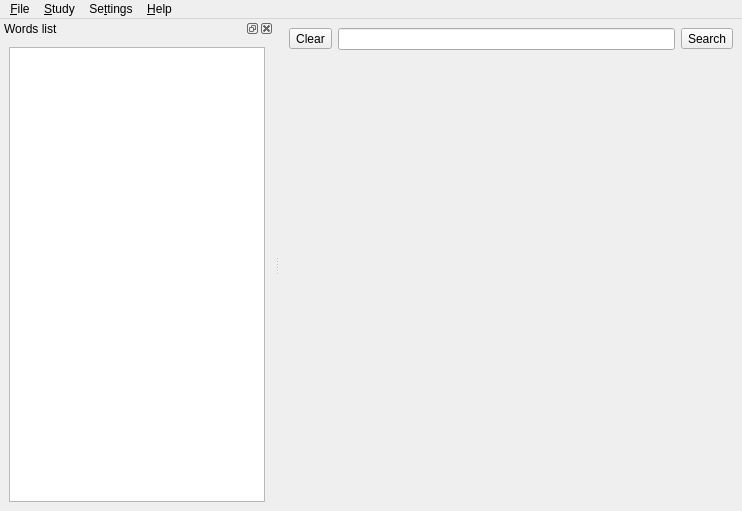
<?xml version="1.0" encoding="UTF-8"?>
<ui version="4.0">
 <class>QStarDict::MainWindow</class>
 <widget class="QMainWindow" name="QStarDict::MainWindow">
  <property name="geometry">
   <rect>
    <x>0</x>
    <y>0</y>
    <width>742</width>
    <height>511</height>
   </rect>
  </property>
  <property name="windowTitle">
   <string>QStarDict</string>
  </property>
  <property name="windowIcon">
   <iconset resource="pixmaps/pixmaps.qrc">
    <normaloff>:/icons/qstardict.png</normaloff>:/icons/qstardict.png</iconset>
  </property>
  <widget class="QWidget" name="centralwidget">
   <layout class="QGridLayout">
    <property name="leftMargin">
     <number>9</number>
    </property>
    <property name="topMargin">
     <number>9</number>
    </property>
    <property name="rightMargin">
     <number>9</number>
    </property>
    <property name="bottomMargin">
     <number>9</number>
    </property>
    <property name="spacing">
     <number>6</number>
    </property>
    <item row="0" column="0">
     <layout class="QHBoxLayout">
      <property name="spacing">
       <number>6</number>
      </property>
      <property name="leftMargin">
       <number>0</number>
      </property>
      <property name="topMargin">
       <number>0</number>
      </property>
      <property name="rightMargin">
       <number>0</number>
      </property>
      <property name="bottomMargin">
       <number>0</number>
      </property>
      <item>
       <widget class="QToolButton" name="searchClearButton">
        <property name="toolTip">
         <string>Clear the search box</string>
        </property>
        <property name="text">
         <string>Clear</string>
        </property>
        <property name="icon">
         <iconset resource="pixmaps/pixmaps.qrc">
          <normaloff>:/icons/clear-right.png</normaloff>:/icons/clear-right.png</iconset>
        </property>
        <property name="toolButtonStyle">
         <enum>Qt::ToolButtonIconOnly</enum>
        </property>
       </widget>
      </item>
      <item>
       <widget class="QLineEdit" name="searchBox"/>
      </item>
      <item>
       <widget class="QToolButton" name="queryButton">
        <property name="toolTip">
         <string>Fuzzy query</string>
        </property>
        <property name="text">
         <string>Search</string>
        </property>
        <property name="icon">
         <iconset resource="pixmaps/pixmaps.qrc">
          <normaloff>:/icons/search-filter.png</normaloff>:/icons/search-filter.png</iconset>
        </property>
        <property name="toolButtonStyle">
         <enum>Qt::ToolButtonTextBesideIcon</enum>
        </property>
       </widget>
      </item>
     </layout>
    </item>
    <item row="1" column="0">
     <widget class="DictWidget" name="translationView" native="true"/>
    </item>
   </layout>
  </widget>
  <widget class="QDockWidget" name="wordsListDock">
   <property name="features">
    <set>QDockWidget::AllDockWidgetFeatures</set>
   </property>
   <property name="allowedAreas">
    <set>Qt::NoDockWidgetArea</set>
   </property>
   <property name="windowTitle">
    <string>Words list</string>
   </property>
   <attribute name="dockWidgetArea">
    <number>1</number>
   </attribute>
   <widget class="QWidget" name="dockWidgetContents">
    <layout class="QGridLayout">
     <property name="leftMargin">
      <number>9</number>
     </property>
     <property name="topMargin">
      <number>9</number>
     </property>
     <property name="rightMargin">
      <number>9</number>
     </property>
     <property name="bottomMargin">
      <number>9</number>
     </property>
     <property name="spacing">
      <number>6</number>
     </property>
     <item row="0" column="0">
      <widget class="QListWidget" name="wordsList"/>
     </item>
    </layout>
   </widget>
  </widget>
  <widget class="QMenuBar" name="menubar">
   <property name="geometry">
    <rect>
     <x>0</x>
     <y>0</y>
     <width>742</width>
     <height>24</height>
    </rect>
   </property>
   <widget class="QMenu" name="menu_File">
    <property name="title">
     <string>&amp;File</string>
    </property>
    <addaction name="actionQuit"/>
   </widget>
   <widget class="QMenu" name="menuHelp">
    <property name="title">
     <string>&amp;Help</string>
    </property>
    <addaction name="actionHelp"/>
    <addaction name="actionAbout"/>
    <addaction name="actionAboutQt"/>
   </widget>
   <widget class="QMenu" name="menu_Options">
    <property name="title">
     <string>Se&amp;ttings</string>
    </property>
    <addaction name="actionScan"/>
    <addaction name="actionSettings"/>
   </widget>
   <widget class="QMenu" name="menuS_tudy">
    <property name="title">
     <string>&amp;Study</string>
    </property>
    <addaction name="actionStudyWords"/>
    <addaction name="actionVocabulary"/>
   </widget>
   <addaction name="menu_File"/>
   <addaction name="menuS_tudy"/>
   <addaction name="menu_Options"/>
   <addaction name="menuHelp"/>
  </widget>
  <action name="actionQuit">
   <property name="icon">
    <iconset resource="pixmaps/pixmaps.qrc">
     <normaloff>:/icons/application-exit.png</normaloff>:/icons/application-exit.png</iconset>
   </property>
   <property name="text">
    <string>&amp;Quit</string>
   </property>
   <property name="shortcut">
    <string>Ctrl+Q</string>
   </property>
  </action>
  <action name="actionAbout">
   <property name="text">
    <string>&amp;About</string>
   </property>
  </action>
  <action name="actionAboutQt">
   <property name="text">
    <string>About &amp;Qt</string>
   </property>
  </action>
  <action name="actionSettings">
   <property name="icon">
    <iconset resource="pixmaps/pixmaps.qrc">
     <normaloff>:/icons/configure.png</normaloff>:/icons/configure.png</iconset>
   </property>
   <property name="text">
    <string>&amp;Configure QStarDict</string>
   </property>
  </action>
  <action name="actionScan">
   <property name="checkable">
    <bool>true</bool>
   </property>
   <property name="text">
    <string>&amp;Scan</string>
   </property>
  </action>
  <action name="actionHelp">
   <property name="icon">
    <iconset resource="pixmaps/pixmaps.qrc">
     <normaloff>:/icons/help-contents.png</normaloff>:/icons/help-contents.png</iconset>
   </property>
   <property name="text">
    <string>QStarDict &amp;Help</string>
   </property>
   <property name="shortcut">
    <string>F1</string>
   </property>
  </action>
  <action name="actionStudyWords">
   <property name="text">
    <string>&amp;Study words</string>
   </property>
  </action>
  <action name="actionVocabulary">
   <property name="text">
    <string>&amp;Vocabularies</string>
   </property>
  </action>
 </widget>
 <customwidgets>
  <customwidget>
   <class>DictWidget</class>
   <extends>QWidget</extends>
   <header>dictwidget.h</header>
  </customwidget>
 </customwidgets>
 <tabstops>
  <tabstop>searchBox</tabstop>
  <tabstop>queryButton</tabstop>
  <tabstop>wordsList</tabstop>
  <tabstop>searchClearButton</tabstop>
 </tabstops>
 <resources>
  <include location="pixmaps/pixmaps.qrc"/>
 </resources>
 <connections>
  <connection>
   <sender>searchClearButton</sender>
   <signal>clicked()</signal>
   <receiver>searchBox</receiver>
   <slot>clear()</slot>
   <hints>
    <hint type="sourcelabel">
     <x>315</x>
     <y>59</y>
    </hint>
    <hint type="destinationlabel">
     <x>647</x>
     <y>61</y>
    </hint>
   </hints>
  </connection>
  <connection>
   <sender>searchClearButton</sender>
   <signal>clicked()</signal>
   <receiver>searchBox</receiver>
   <slot>setFocus()</slot>
   <hints>
    <hint type="sourcelabel">
     <x>315</x>
     <y>59</y>
    </hint>
    <hint type="destinationlabel">
     <x>647</x>
     <y>61</y>
    </hint>
   </hints>
  </connection>
  <connection>
   <sender>searchBox</sender>
   <signal>returnPressed()</signal>
   <receiver>queryButton</receiver>
   <slot>click()</slot>
   <hints>
    <hint type="sourcelabel">
     <x>438</x>
     <y>50</y>
    </hint>
    <hint type="destinationlabel">
     <x>661</x>
     <y>51</y>
    </hint>
   </hints>
  </connection>
 </connections>
</ui>
